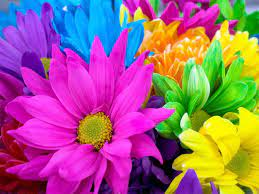
#> input picture task/flowers.jpg, 259 x 194 px
$ jupyter execute pictures.ipynb   (shell and % lines are left out)
#> lines starting #> are read from the running program, lines starting #| are printed output that depends on the picture; after the words box and inside, x2 and y2 are one past the last pixel; in counts of white or black regions, pixels touching at a corner belong together
### Работа с изображениями с помощью skimage

[cell 1]
from skimage.io import imread, imshow, imsave
from skimage import img_as_float
import skimage
import numpy as np

### Загрузка и вывод изображения

[cell 2]
img = imread("flowers.jpg")
#> img is the input picture: shape (194, 259, 3); mean R, G, B 160.9, 100.4, 128.2
imshow(img)

### Размер изображения

[cell 3]
img.shape
#> Out = (194, 259, 3)

[cell 4]
img.shape[1]
#> Out = 259

### Работа с пикселями и копирование изображения

[cell 5]
img[100, 120]
#> Out = [253, 61, 242]

[cell 6]
img[100, 120, 1]
#> Out = 61

[cell 7]
img_copy = img.copy()
img_copy[0:100, 150:250] = [0,0,255]
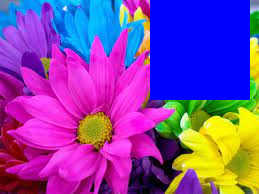
#> img_copy: shape (194, 259, 3); 19.9% of pixels changed, all inside (x1, y1, x2, y2) = (150, 0, 250, 100)
imshow(img_copy)

[cell 8]
flower_center = img[80:150, 60:130]
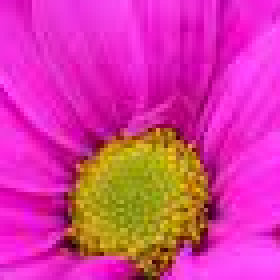
#> flower_center: shape (70, 70, 3) (shown 4 times larger); mean R, G, B 216.3, 56.7, 161.3
imshow(flower_center)

### Обработка изображений. Арифметические операции. Каналы. Вычисление яркости изображения.

[cell 9]
img.dtype

[cell 10]
img_f = img_as_float(img)

[cell 11]
img.min(), img.max()
#> Out = (0, 255)

[cell 12]
img_f.min(), img_f.max()
#> Out = (0, 1)

[cell 13]
imshow(img_f / 2)

[cell 14]
imshow(img_f / 4)

[cell 15]
imshow(img_f / 4 + 0.25)

[cell 16]
imshow(np.clip(img_f * 1.5, 0, 1))

[cell 17]
imshow(np.clip(img_f * 2 - 0.5, 0, 1))

### Работа с каналами изображения

[cell 18]
r = img_f[:,:,0]
imshow(r)

[cell 19]
g = img_f[:,:,1]
imshow(g)

[cell 20]
b = img_f[:,:,2]
imshow(b)

### Объединение каналов

[cell 21]
img_rgb = np.dstack((r, g, b))
imshow(img_rgb)

[cell 22]
mod_img = np.dstack((b, g, b))
imshow(mod_img)

[cell 23]
mod_img = np.dstack((r, b, g))
imshow(mod_img)

### Усреднение цветов изображения

[cell 24]
avg_gray = (r + g + b) / 3
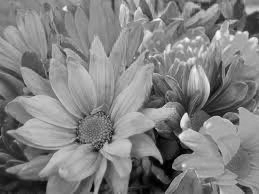
#> avg_gray: shape (194, 259) float64; min 0, max 0.988, mean 0.509
imshow(avg_gray)

### Превращение изображения в серый цвет - стандартные коэффициенты:
\begin{equation}
0.2126*r+0.7152*g+0.0722*b
\end{equation}

[cell 25]
gray_img = 0.2126 * r + 0.7152 * g + 0.0722 * b
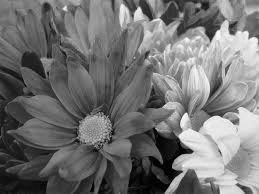
#> gray_img: shape (194, 259) float64; min 0, max 0.994, mean 0.452
imshow(gray_img)

### Использование встроенной функции

[cell 26]
imshow(skimage.color.rgb2gray(img))

### Работа с изображениями в OpenCV

[cell 27]
import cv2 as cv
import matplotlib.pyplot as plt

[cell 28]
image = cv.imread("colors.jpg")
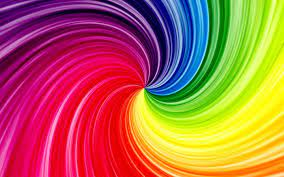
#> input picture task/colors.jpg, 284 x 177 px
#> image is the input picture: shape (177, 284, 3); mean B, G, R 78.1, 103.8, 177.9
rgb_image = cv.cvtColor(image, cv.COLOR_BGR2RGB)
plt.imshow(rgb_image)

[cell 29]
plt.imshow(rgb_image[55:110, 120:170])

[cell 30]
rgb_copy = rgb_image.copy()
rgb_copy[55:110, 120:170] = [0, 255, 0]
#> rgb_copy: shape (177, 284, 3); mean R, G, B 169.6, 113.8, 73.8
plt.imshow(rgb_copy)

[cell 31]
r, g, b = cv.split(rgb_image)
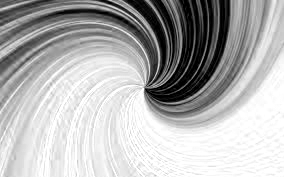
#> r: shape (177, 284); min 0, max 255, mean 177.9
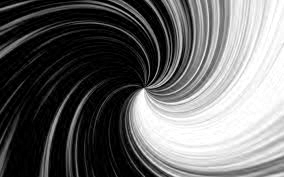
#> g: shape (177, 284); min 0, max 255, mean 103.8
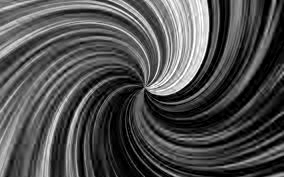
#> b: shape (177, 284); min 0, max 255, mean 78.1
plt.imshow(r)

[cell 32]
plt.imshow(g)

[cell 33]
plt.imshow(b)

### Объединение каналов

[cell 34]
plt.imshow(cv.merge([r, g, b]))

[cell 35]
plt.imshow(cv.merge([b, r, g]))

[cell 36]
plt.imshow(cv.merge([r, b, g]))
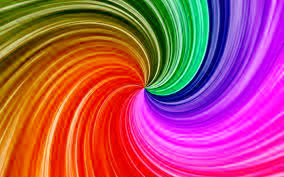
#> shown: shape (177, 284, 3); mean R, G, B 177.9, 78.1, 103.8

[cell 37]
plt.imshow(cv.cvtColor(rgb_image, cv.COLOR_RGB2GRAY), cmap='gray')
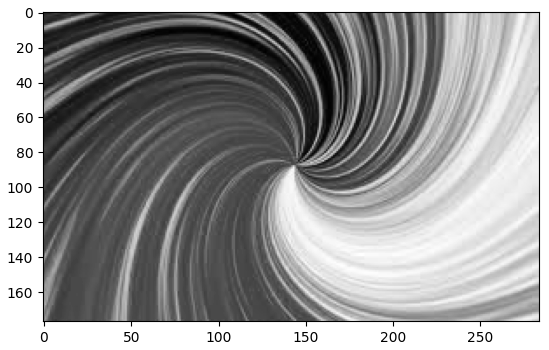
#> figure drawn by matplotlib, 1 panel
